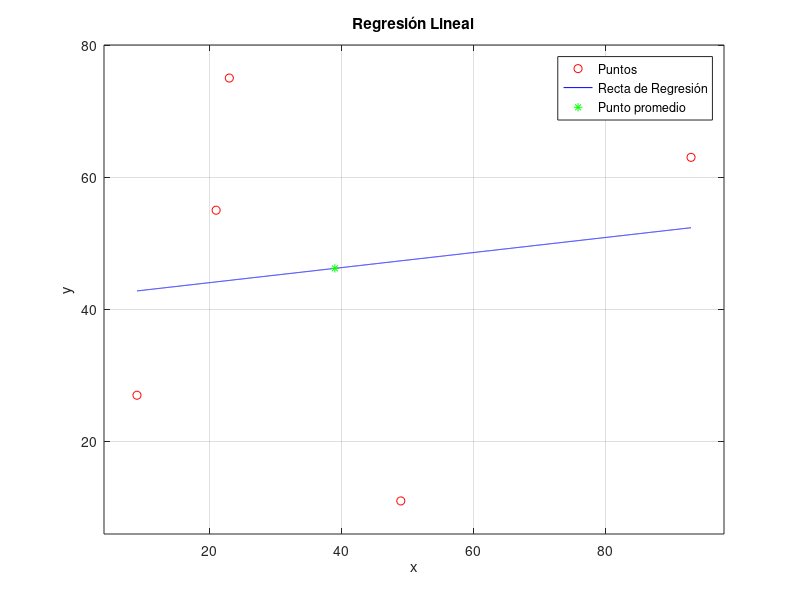

Reproduce this figure in MATLAB.
clear all;
clc;

% Solicitar n al usuario
n = input("Ingrese el valor de n: ");

% Generar n valores aleatorios para x e y
x = randi([1, 100], 1, n);
y = randi([1, 100], 1, n);

% Calcular el promedio de x e y
xl = sum(x) / n;
yl = sum(y) / n;

% Calcular el numerador de A
num = sum(x .* y) - (n * xl * yl);

% Calcular el denominador de A
dem = sum(x .* x) - (n * xl * xl);

% Calcular A y B
A = num / dem;
B = yl - (A * xl);

% Generar la recta de regresión
t = min(x):0.01:max(x);
z = A * t + B;

% Graficar los puntos y la recta de regresión
plot(x, y, 'or');
hold on;
plot(t, z, '-b');
plot(xl, yl, '*g');
grid on;
xlabel('x');
ylabel('y');
title('Regresión Lineal');
legend('Puntos', 'Recta de Regresión', 'Punto promedio');
xlim([min(x)-5, max(x)+5]);
ylim([min(y)-5, max(y)+5]);
hold off;
